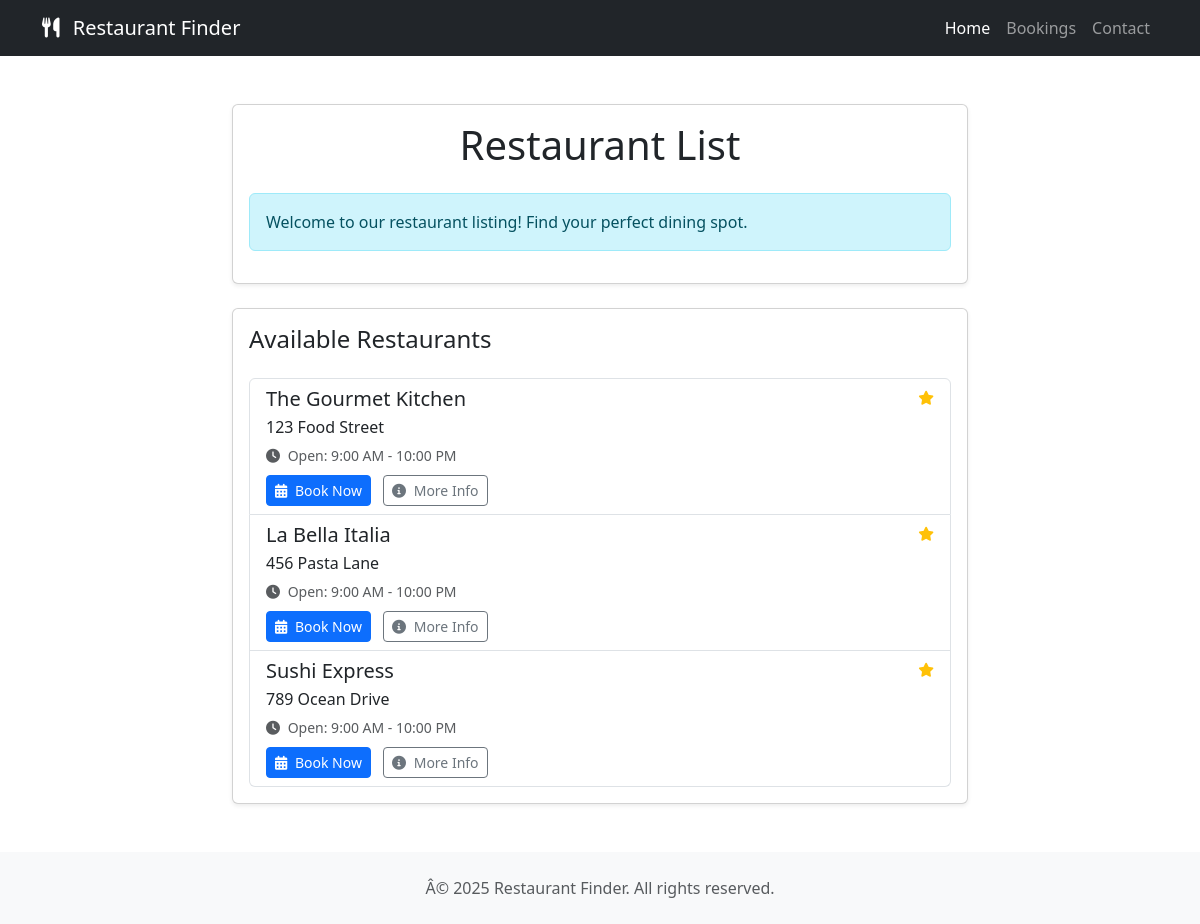
The page / on the database its author committed.
### restaurant/models.py (models this page shows, shortened)
class Restaurant(models.Model):
    name = models.CharField(max_length=100)
    address = models.CharField(max_length=200)
    description = models.TextField(blank=True)
    opening_time = models.TimeField(default=datetime.strptime('09:00', '%H:%M').time())
    closing_time = models.TimeField(default=datetime.strptime('22:00', '%H:%M').time())
    capacity = models.IntegerField(default=50)
    contact_number = models.CharField(max_length=20)
    email = models.EmailField()

### restaurant/views.py (the view)
# urls.py: path('', views.restaurant_list, name='restaurant_list'),
def restaurant_list(request):
    print("\n=== Restaurant List View Debug ===")
    print(f"Request Path: {request.path}")
    print(f"Request Method: {request.method}")
    print(f"Content Type: {request.content_type}")
    restaurants = Restaurant.objects.all()
    print(f"Found {restaurants.count()} restaurants in database")
    if restaurants.exists():
        print("Restaurant names:")
        for r in restaurants:
            print(f"- {r.name}")
    else:
        print("No restaurants found in database")
    print("Attempting to render template: restaurant_list.html")
    print("=== End Debug ===\n")
    return render(request, 'restaurant/restaurant_list.html', {'restaurants': restaurants})

### restaurant/templates/restaurant/restaurant_list.html (shortened to what this page needs)
<!DOCTYPE html>
<html lang="en">
<head>
    <link href="https://cdnjs.cloudflare.com/ajax/libs/bootstrap/5.3.2/css/bootstrap.min.css" rel="stylesheet">
    <link href="https://cdnjs.cloudflare.com/ajax/libs/font-awesome/6.0.0/css/all.min.css" rel="stylesheet">
</head>
<body>
    <nav class="navbar navbar-expand-lg navbar-dark bg-dark">
        <div class="container">
            <a class="navbar-brand" href="#">
                <i class="fas fa-utensils me-2"></i>
                Restaurant Finder
            </a>
            <div class="collapse navbar-collapse" id="navbarNav">
                <ul class="navbar-nav ms-auto">
                    <li class="nav-item">
                        <a class="nav-link active" href="#">Home</a>
                    </li>
                    <li class="nav-item">
                        <a class="nav-link" href="#">Bookings</a>
                    </li>
                    <li class="nav-item">
                        <a class="nav-link" href="#">Contact</a>
                    </li>
                </ul>
            </div>
        </div>
    </nav>
    <div class="container my-5">
        <div class="row">
            <div class="col-lg-8 mx-auto">
                <div class="card shadow-sm mb-4">
                    <div class="card-body">
                        <h1 class="card-title text-center mb-4">Restaurant List</h1>
                        <div class="alert alert-info">
                            Welcome to our restaurant listing! Find your perfect dining spot.
                        </div>
                    </div>
                </div>
                <div class="card shadow-sm">
                    <div class="card-body">
                        <h2 class="card-title h4 mb-4">Available Restaurants</h2>
                        <div class="list-group">
                            {% for restaurant in restaurants %}
                            <div class="list-group-item list-group-item-action">
                                <div class="d-flex w-100 justify-content-between">
                                    <h5 class="mb-1">{{ restaurant.name }}</h5>
                                    <small class="text-muted">
                                        <i class="fas fa-star text-warning"></i> {{ restaurant.rating }}
                                    </small>
                                </div>
                                <p class="mb-1">{{ restaurant.address }}</p>
                                <small class="text-muted">
                                    <i class="fas fa-clock me-1"></i> Open: 9:00 AM - 10:00 PM
                                </small>
                                <div class="mt-2">
                                    <a href="{% url 'book_restaurant' restaurant.id %}" class="btn btn-primary btn-sm">
                                        <i class="fas fa-calendar-alt me-1"></i> Book Now
                                    </a>
                                    <a href="{% url 'restaurant_detail' restaurant.id %}" class="btn btn-outline-secondary btn-sm ms-2">
                                        <i class="fas fa-info-circle me-1"></i> More Info
                                    </a>
                                </div>
                            </div>
                            {% endfor %}
                        </div>
                    </div>
                </div>
            </div>
        </div>
    </div>
    <footer class="bg-light py-4 mt-5">
        <div class="container text-center">
            <p class="text-muted mb-0">Â© 2025 Restaurant Finder. All rights reserved.</p>
        </div>
    </footer>
</body>
</html>

### rows shown on the page
Restaurant: name "The Gourmet Kitchen", address "123 Food Street"
Restaurant: name "La Bella Italia", address "456 Pasta Lane"
Restaurant: name "Sushi Express", address "789 Ocean Drive"
